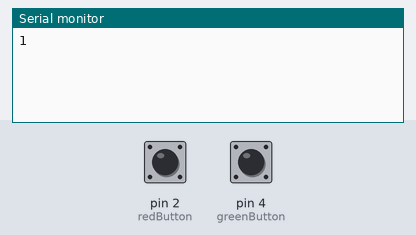
Bench run of a sketch on a simulated Arduino Uno, built with avr-gcc and run on an emulated ATmega328P. Shown: the last lines printed to the serial monitor. The test bench sets the inputs (shaded band); at power-on: pin 2 (redButton) LOW, pin 4 (greenButton) LOW. No radio packets arrive unless stated.

Above: at 1.2 s.
1.3 s: pin 2 (redButton) pulled HIGH for 0.15 s
At 2.5 s:
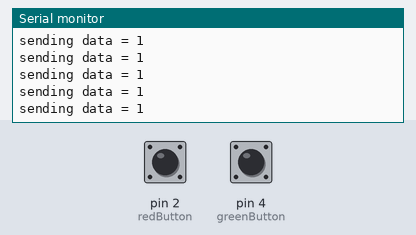
2.9 s: pin 4 (greenButton) pulled HIGH for 0.15 s
At 3.7 s:
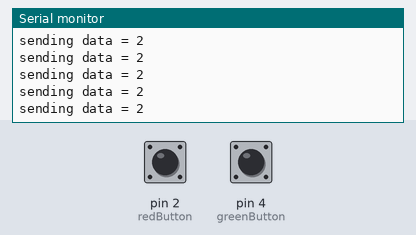
4.5 s: pin 2 (redButton) driven HIGH and pin 4 (greenButton) driven HIGH
At 5.1 s:
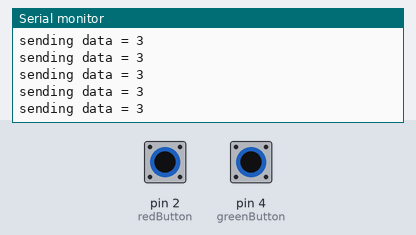
Timing chart, 0 to 7.5 s (numbered marks = the images above; inputs shaded):
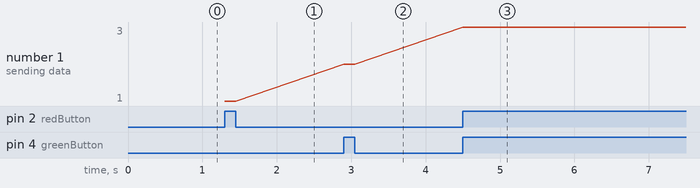

The sketch:

MidtermTransmitterFinal.ino
```cpp
/*
  Salama Almheiri
  Midterm (transmitter)
  Oct 13 2021
  Version Final
*/

const int CEPIN = 9;
const int CSNPIN = 10;

#include <SPI.h>
#include <nRF24L01.h>
#include <RF24.h>
RF24 radio(CEPIN, CSNPIN);

const byte address[6] = "00001";

// Push Buttons
const int greenButton = 4; //Green button
const int redButton = 2; //Red button

void setup() {
  Serial.begin(115200);

  // Radio connection
  boolean retval = radio.begin();
  Serial.println(retval);
  radio.openWritingPipe(address);  // Destination addres
  radio.setPALevel(RF24_PA_MIN);   // Min or max
  radio.stopListening();           // Sets the module as transmitter
}
void loop() {
int green = digitalRead(greenButton) << 1; //case 2
int red = digitalRead(redButton) << 0; //case 1 //bit position 0
int data = green| red;
    if (data) {
      Serial.print( "sending data = " );
      Serial.println(data);
      radio.write(&data, sizeof(data)) ;
    }
}
```

Measured:
- after the input at 1.3 s, the serial monitor: prints a new line at once (image 1)
- after the input at 2.9 s, the serial monitor: prints a new line at once (image 2)
- after the input at 4.5 s, the serial monitor: prints a new line at once (image 3)
- plotted number 1: 1 → 2 after the input at 2.9 s, 2 → 3 after the input at 4.5 s
